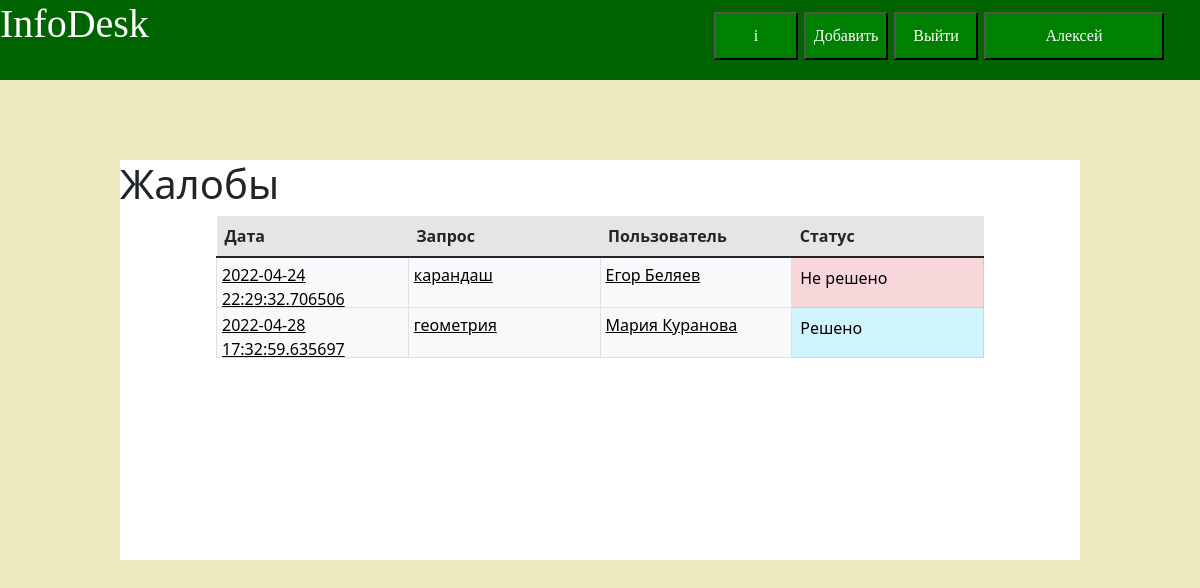
/complaints (signed in), run on the app's committed database.
### data/users.py (models this page shows, shortened)
class User(SqlAlchemyBase, UserMixin, SerializerMixin):
    __tablename__ = 'users'
    id = sqlalchemy.Column(sqlalchemy.Integer,
                           primary_key=True, autoincrement=True)
    surname = sqlalchemy.Column(sqlalchemy.String, nullable=False)
    name = sqlalchemy.Column(sqlalchemy.String, nullable=False)
    points = sqlalchemy.Column(sqlalchemy.Integer, default=0)
    email = sqlalchemy.Column(sqlalchemy.String, unique=True, nullable=False, index=True)
    __hashed_password = sqlalchemy.Column(sqlalchemy.String, nullable=False)
    modified_date = sqlalchemy.Column(sqlalchemy.DateTime,
                                      default=datetime.datetime.now)
    type_of_user = sqlalchemy.Column(sqlalchemy.Integer, default=0)
    information = orm.relation("Information", back_populates='user')
    comments = orm.relation("Comment", back_populates='user')
    queries = orm.relation('OldQueries', back_populates='user')
    tokens = orm.relation('APIToken', back_populates='user')

### data/complaints.py (models this page shows, shortened)
class Complaints(SqlAlchemyBase):
    __tablename__ = 'complaints'
    id = sqlalchemy.Column(sqlalchemy.Integer, primary_key=True, autoincrement=True)
    information_id = sqlalchemy.Column(sqlalchemy.Integer, sqlalchemy.ForeignKey('information.id'), nullable=False)
    user_id = sqlalchemy.Column(sqlalchemy.Integer, sqlalchemy.ForeignKey('users.id'), nullable=False)
    modified_date = sqlalchemy.Column(sqlalchemy.DateTime,
                                      default=datetime.datetime.now)
    text = sqlalchemy.Column(sqlalchemy.String, nullable=False)
    is_reading = sqlalchemy.Column(sqlalchemy.Boolean, default=False)
    information = orm.relation('Information')
    user = orm.relation('User')
    def get_complaints_text(self):
        return self.text
    def get_complaints_information(self):
        return {
            'text': self.get_complaints_text(),
            'user_name': self.user.name,
            'user_surname': self.user.surname,
            'modified_date': self.modified_date,
            'is_reading': self.is_reading,
            'main_word': self.information.get_main_word(),
            'id': self.id
            }

### data/words.py (models this page shows, shortened)
class Word(SqlAlchemyBase):
    __tablename__ = 'words'
    id = sqlalchemy.Column(sqlalchemy.Integer, primary_key=True, autoincrement=True)
    word = sqlalchemy.Column(sqlalchemy.String, nullable=False, unique=True)
    all_information = orm.relation("InformationByWord", back_populates='word')

### main.py (the view)
@app.route('/complaints')
def get_all_complaints():
    current_user = flask_login.current_user
    if not current_user.is_authenticated:
        return redirect('/login')
    db = db_session.create_session()
    if current_user.type_of_user != 2:
        db.close()
        abort(404)
    complaints_information = get_complaints_information(db)
    db.close()
    return render_template('all_complaints.html', complaints=complaints_information)

### data/db_session.py (called while the page is built)
def create_session() -> Session:
    global __factory
    return __factory()

### data/information.py (called while the page is built)
    def get_main_word(self):
        try:
            word = self.all_words[0].word.word
            return word
        except IndexError as e:
            self.is_blocked = True
            logger.log(id=self.id, error=e)
            return

### func/get_complaints.py (called while the page is built)
def get_complaints_information(db):
    res = [i.get_complaints_information() for i in db.query(Complaints).all()]
    res.sort(key=lambda x: x['is_reading'])
    return res

### main.py (called while the page is built)
@login_manager.user_loader
def load_user(user_id):
    db_sess = db_session.create_session()
    return db_sess.query(User).get(user_id)

### templates/all_complaints.html (shortened to what this page needs)
{% extends "headline.html" %}
{% block content %}
<html lang="ru">
<head>
</head>
<body>
<div class="content_block" style="font-display: 'Lobster', cursive; height: 50%;">
    <h1>Жалобы</h1>
    <div style="left: 10%; right: 10%; width: 80%; position: absolute;">
        <table class="table">
          <thead>
            <tr class="table-active">
              <th scope="col">Дата</th>
              <th scope="col">Запрос</th>
                <th scope="col">Пользователь</th>
                <th scope="col">Статус</th>
            </tr>
          </thead>
          <tbody>
        {% for i in complaints %}
         <tr>
                <td class="table-light"><a style="position: absolute;
        left: 0; right: 0;
        top: 0; bottom: 0;
        padding: 5px;
        color: black;" href="complaint/{{ i['id'] }}">{{ i['modified_date'] }}</a></td>
                <td class="table-light"><a style="position: absolute;
        left: 0; right: 0;
        top: 0; bottom: 0;
        padding: 5px;
        color: black;" href="complaint/{{ i['id'] }}">{{ i["main_word"] }}</a></td>
                <td class="table-light"><a style="position: absolute;
        left: 0; right: 0;
        top: 0; bottom: 0;
        padding: 5px;
        color: black;" href="complaint/{{ i['id'] }}">{{ i["user_name"] }} {{ i["user_surname"] }}</a></td>
             {% if not i['is_reading'] %}
             <td class="table-danger">Не решено</td>
        {% else %}
             <td class="table-info">Решено</td>
        {% endif %}
            </tr>
        {% endfor %}
          </tbody>
        </table>
    </div>
</div>
</body>
</html>
{% endblock %}

### templates/headline.html (shortened to what this page needs)
<!DOCTYPE html>
<html lang="ru">
<head>
    <link rel="stylesheet"
          href="../static/css/bootstrap.min.css">
    <link href="../static/fonts/Lobster-Regular.ttf" rel="stylesheet">
    <link href="../static/css/styles.css" rel="stylesheet">
</head>
<body>
<div class="block">
    <a style="text-decoration: none" href="/">
        <div><h1 style="color: white" class="font_block_lobster">InfoDesk</h1></div>
    </a>
    {% if current_user.is_authenticated %}
    <a href="/my-office"><button class="register_button" style="color: white">{{ current_user.name }}</button></a>
    <a href="/logout"><button class="login_block_button" style="color: white">Выйти</button></a>
    <a href="/add-new/Новая"><button class="login_block_button" style="left: 67%; color: white;">Добавить</button></a>
    <a href="/site"><button class="login_block_button" style="color: white; wight: 50px; left: 59.5%;">i</button></a>
    {% endif %}
</div>
<main role="main" class="container">
    {% block content %}{% endblock %}
</main>
</body>
</html>

### static/css/styles.css (style rules this page uses)
.block { position: fixed; width: 100%; height: 80px; background-color: #006400; z-index: 6; }
.content_block { position: absolute; height: 150%; z-index: 2; left: 10%; right: 10%; bottom: 10%; top: 160px; background-color: white; }
.font_block_lobster { font-family: 'Lobster', cursive; }
.login_block_button { font-family: 'Lobster', cursive; position: absolute; width: 7%; height: 60%; background-color: #008000; left: 74.5%; top: 15%; }
.register_button { font-family: 'Lobster', cursive; position: absolute; width: 15%; height: 60%; background-color: #008000; left: 82%; top: 15%; }

### templates/all_complaints.html (style rules this page uses)
table { table-layout: fixed; width: 100%; }
td { border: 1px solid #333; padding: 5px; position: relative; height: 50px; }

### data on the page
User: name "Алексей"
Complaints: modified_date "2022-04-24 22:29:32.706506"
Word: main_word "карандаш"
User: user_name "Егор", user_surname "Беляев"
Complaints: modified_date "2022-04-28 17:32:59.635697"
Word: main_word "геометрия"
User: user_name "Мария", user_surname "Куранова"
